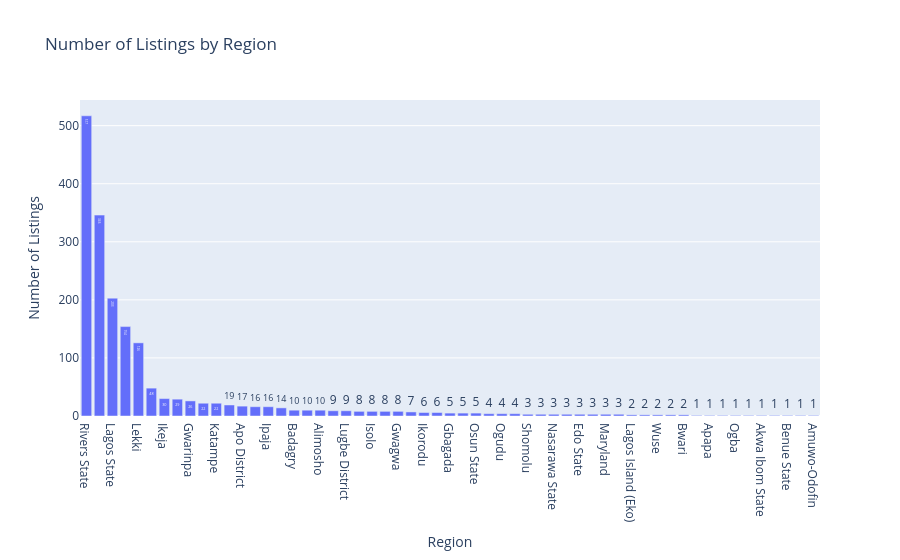

Notebook cell for this chart:
### Code cell
region_counts = df['region_parent_name'].value_counts().reset_index()
region_counts.columns = ['region', 'count']

fig = px.bar(
    region_counts,
    x="region",
    y="count",
    title="Number of Listings by Region",
    labels={"region": "Region", "count": "Number of Listings"},
    text_auto=True  
)

fig.show()

### Figure 1 — Plotly figure (JSON) as saved in the notebook; plotly's stock layout.template omitted (floating-point values rounded to 4 significant figures)
{"data": [{"hovertemplate": "Region=%{x}<br>Number of Listings=%{y}<extra></extra>", "legendgroup": "", "marker": {"color": "#636efa", "pattern": {"shape": ""}}, "name": "", "orientation": "v", "showlegend": false, "textposition": "auto", "texttemplate": "%{y}", "type": "bar", "x": ["Rivers State", "Abuja (Fct)", "Lagos State", "Enugu State", "Lekki", "Ajah", "Ikeja", "Oyo State", "Gwarinpa", "Ibeju", "Katampe", "Ibadan", "Apo District", "Surulere", "Ipaja", "Ogun State", "Badagry", "Magodo", "Alimosho", "Ikotun/Igando", "Lugbe District", "Ojodu", "Isolo", "Delta State", "Gwagwa", "Port-Harcourt", "Ikorodu", "Agege", "Gbagada", "Egbe/Idimu", "Osun State", "Yaba", "Ogudu", "Sagamu", "Shomolu", "Ifako-Ijaiye", "Nasarawa State", "Ekiti State", "Edo State", "Kosofe", "Maryland", "Ikoyi", "Lagos Island (Eko)", "Kwara State", "Wuse", "Jiwa", "Bwari", "Kano State", "Apapa", "Ojo", "Ogba", "Oshodi", "Akwa Ibom State", "Kaduna State", "Benue State", "Plateau State", "Amuwo-Odofin"], "xaxis": "x", "y": [517, 346, 203, 154, 126, 48, 30, 29, 26, 22, 22, 19, 17, 16, 16, 14, 10, 10, 10, 9, 9, 8, 8, 8, 8, 7, 6, 6, 5, 5, 5, 4, 4, 4, 3, 3, 3, 3, 3, 3, 3, 3, 2, 2, 2, 2, 2, 1, 1, 1, 1, 1, 1, 1, 1, 1, 1], "yaxis": "y"}], "layout": {"barmode": "relative", "legend": {"tracegroupgap": 0}, "title": {"text": "Number of Listings by Region"}, "xaxis": {"anchor": "y", "domain": [0, 1], "title": {"text": "Region"}}, "yaxis": {"anchor": "x", "domain": [0, 1], "title": {"text": "Number of Listings"}}}}
